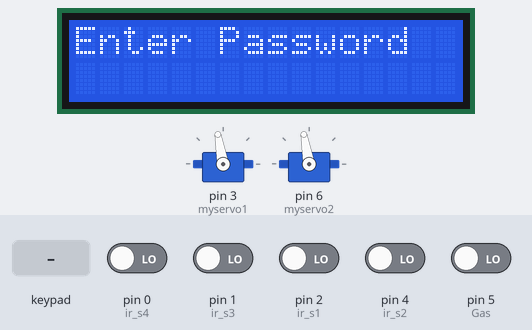
The sketch below on a simulated Arduino Uno, built with avr-gcc and run on an emulated ATmega328P. Parts: 2 × servo, 16×2 character LCD. The test bench sets the inputs (shaded band); at power-on: pin 0 (ir_s4), pin 1 (ir_s3), pin 2 (ir_s1), pin 4 (ir_s2), pin 5 (Gas) LOW.

Above: at 3.0 s.
3.1 s: keypad keys 1 2 3 4 pressed 0.4 s apart
At 4.7 s:
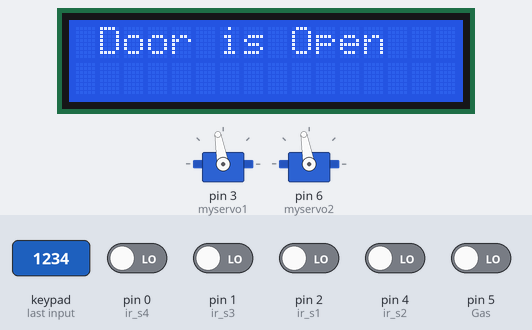
6.7 s: pin 5 (Gas) driven HIGH
At 6.7 s:
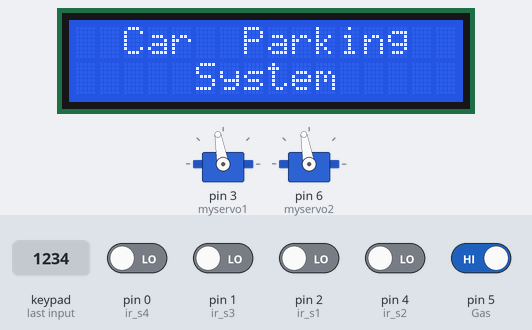
9.6 s: pin 5 (Gas) driven LOW
At 10.2 s:
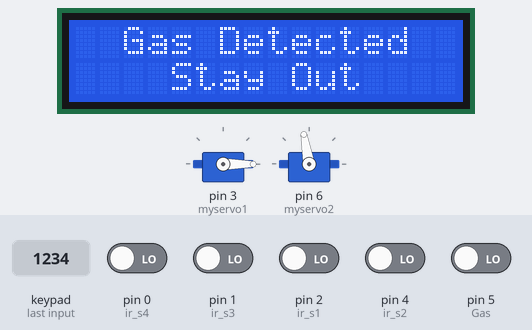
12.6 s: keypad keys 1 0 9 8 7 pressed 0.4 s apart
At 14.6 s:
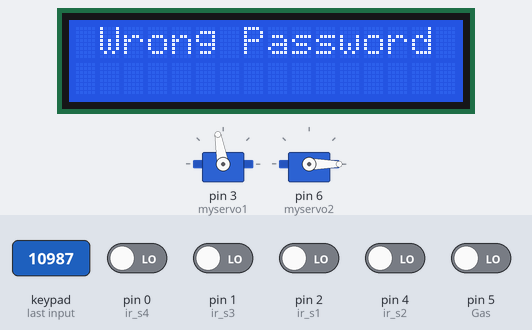
17.6 s: pin 5 (Gas) driven HIGH
At 18.7 s:
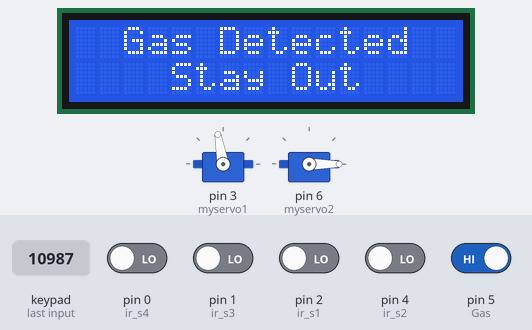
Timing chart, 0 to 20.1 s (numbered marks = the images above; inputs shaded):
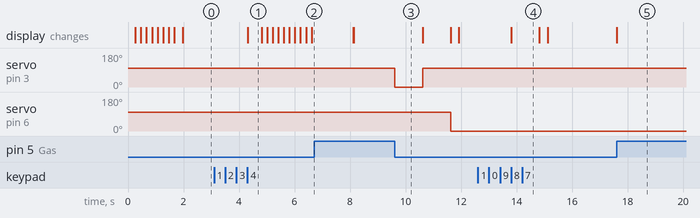

The sketch:

SmartCarParking.ino
```cpp
#include <LiquidCrystal.h>
#include <Keypad.h>
#include <Servo.h>

LiquidCrystal lcd(A0, A1, A2, A3, A4, A5);
Servo myservo1;
Servo myservo2;

#define Password_Length 5

int ir_s1 = 2;
int ir_s2 = 4;

int ir_s3 = 1;
int ir_s4 = 0;

int Total = 5;
int Space = Total;

int flag1 = 0;
int flag2 = 0;

int Gas = 5;

char Data[Password_Length];
char Master[Password_Length] = "1234";
byte data_count = 0, master_count = 0;

bool Pass_is_good;
bool door = false;
char customKey;

const byte ROWS = 4;
const byte COLS = 3;
char keys[ROWS][COLS] = {
  {'1', '2', '3'},
  {'4', '5', '6'},
  {'7', '8', '9'},
  {'*', '0', '#'}
};

byte rowPins[ROWS] = {10, 9, 8, 7};
byte colPins[COLS] = {13, 12, 11};

Keypad customKeypad( makeKeymap(keys), rowPins, colPins, ROWS, COLS);

void setup() {
  pinMode(ir_s1, INPUT);
  pinMode(ir_s2, INPUT);

  pinMode(ir_s3, INPUT);
  pinMode(ir_s4, INPUT);

  pinMode(Gas, INPUT);

  myservo1.attach(3);
  myservo1.write(100);

  myservo2.attach(6);
  myservo2.write(100);

  lcd.begin(16, 2);
  lcd.print("Protected Door");
  loading("Loading");
  lcd.clear();
}

void loop()
{
  if (digitalRead (Gas) == HIGH)
  {
    lcd.setCursor (0, 0);
    lcd.print("  Gas Detected  ");
    lcd.setCursor (0, 1);
    lcd.print("    Stay Out    ");
  }
  else
  {
    if (door == true)
    {
      customKey = customKeypad.getKey();
      EntryExit();
      EmergencyExit();

      if (customKey == '#')
      {
        lcd.clear();
        lcd.print("Door is closed");
        delay(3000);
        door = false;
      }
    }
    else
      Open();
  }
}

void EntryExit()
{
  if (digitalRead (ir_s1) == LOW && flag1 == 0)
  {
    if (Space > 0)
    {
      flag1 = 1;
      if (flag2 == 0)
      {
        myservo1.write(0);
        Space = Space - 1;
      }
    }
    else
    {
      lcd.setCursor (0, 0);
      lcd.print(" Sorry Space not ");
      lcd.setCursor (0, 1);
      lcd.print("    Available    ");
      delay (1000);
      lcd.clear();
    }
  }

  if (digitalRead (ir_s2) == LOW && flag2 == 0)
  {
    flag2 = 1;
    if (flag1 == 0)
    {
      myservo1.write(0);
      Space = Space + 1;
    }
  }

  if (flag1 == 1 && flag2 == 1)
  {
    delay (1000);
    myservo1.write(100);
    flag1 = 0, flag2 = 0;
    door = false;
  }

  lcd.setCursor (0, 0);
  lcd.print("Total Space: ");
  lcd.print(Total);

  lcd.setCursor (0, 1);
  lcd.print("Have  Space: ");
  lcd.print(Space);
}

void EmergencyExit()
{
  if (digitalRead (ir_s3) == LOW && flag1 == 0)
  {
    flag1 = 1;
    if (flag2 == 0)
    {
      lcd.setCursor (0, 0);
      lcd.print("      Sorry     ");
      lcd.setCursor (0, 1);
      lcd.print("You cannot Enter");
      delay (1000);
      lcd.clear();
      flag1 = 0;
    }
  }

  if (digitalRead (ir_s4) == LOW && flag2 == 0)
  {
    flag2 = 1;
    if (flag1 == 0)
    {
      myservo2.write(0);
      Space = Space + 1;
    }
  }

  if (flag1 == 1 && flag2 == 1)
  {
    delay (1000);
    myservo2.write(100);
    flag1 = 0, flag2 = 0;
    door = false;
  }

  lcd.setCursor (0, 0);
  lcd.print("Total Space: ");
  lcd.print(Total);

  lcd.setCursor (0, 1);
  lcd.print("Have  Space: ");
  lcd.print(Space);
}

void loading (char msg[])
{
  lcd.setCursor(0, 1);
  lcd.print(msg);

  for (int i = 0; i < 9; i++)
  {
    delay(200);
    lcd.print(".");
  }
}

void clearData()
{
  while (data_count != 0)
    Data[data_count--] = 0;
  return;
}

void Open()
{
  lcd.clear();
  lcd.setCursor(0, 0);
  lcd.print("Enter Password");

  customKey = customKeypad.getKey();
  if (customKey)
  {
    Data[data_count] = customKey;
    lcd.setCursor(data_count, 1);
    lcd.print(Data[data_count]);
    data_count++;
  }

  if (data_count == Password_Length - 1)
  {
    if (!strcmp(Data, Master))
    {
      lcd.clear();
      lcd.print(" Door is Open ");
      door = true;
      delay(500);
      loading("Waiting");
      lcd.clear();

      lcd.setCursor (0, 0);
      lcd.print("  Car  Parking  ");
      lcd.setCursor (0, 1);
      lcd.print("     System     ");
      delay (500);
    }
    else
    {
      lcd.clear();
      lcd.print(" Wrong Password ");
      door = false;
    }

    delay(1000);
    lcd.clear();
    clearData();
  }
}
```

Measured:
- after the input at 3.1 s, the display: changes after 1.2 s (image 1)
- after the input at 6.7 s, servo on pin 3 (myservo1): stays 100° (without the input it goes to 0° after 1.4 s)
- after the input at 9.6 s, servo on pin 3 (myservo1): 100° → 0° at once, → 100° 1.0 s later; servo on pin 6 (myservo2): 100° → 0° after 2.0 s
- after the input at 12.6 s, the display: changes after 1.2 s (image 4)
- after the input at 17.6 s, the display: changes at once (image 5)
- what the display in image 1 shows lasts 0.5 s, from 4.3 s to 4.8 s
